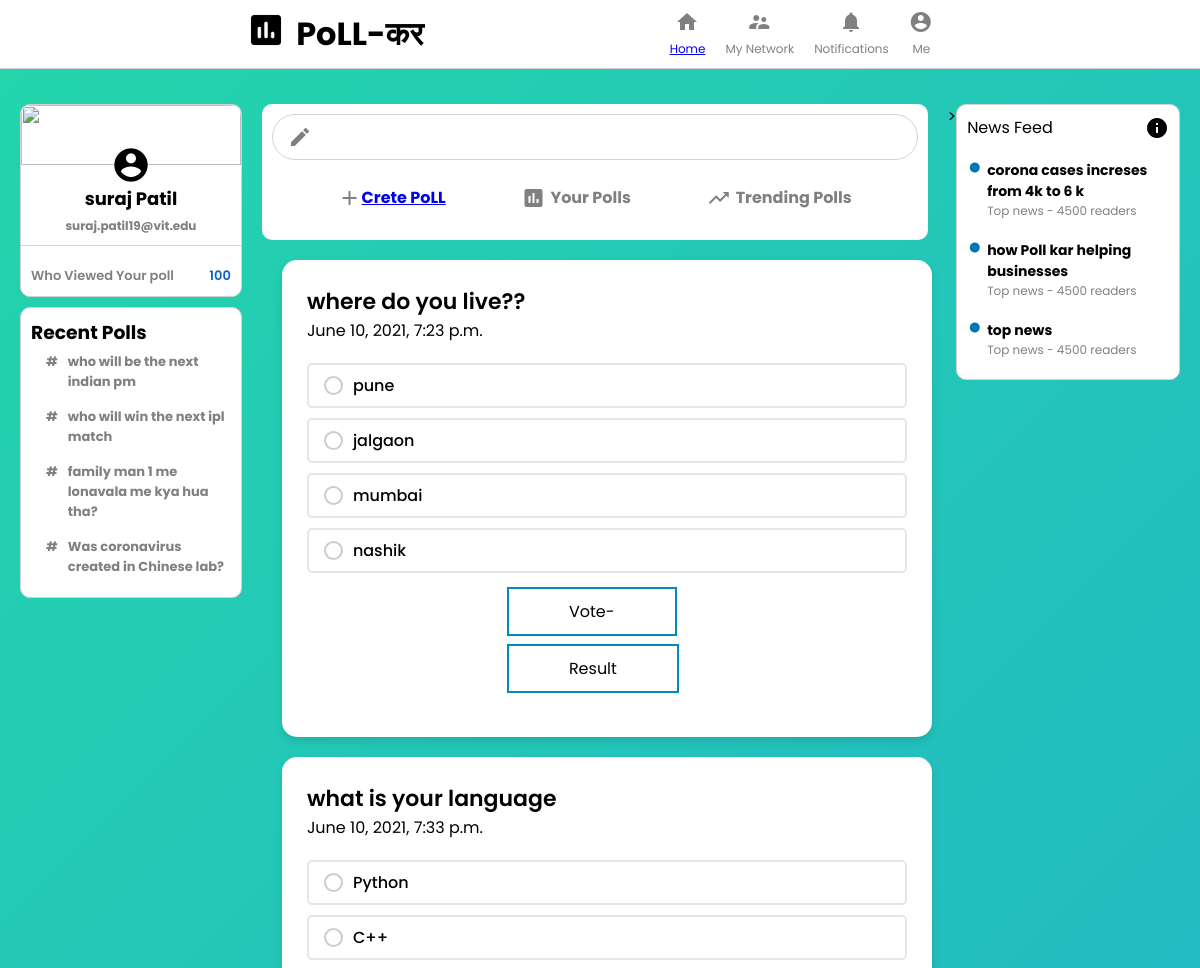
The app's page / (upper part), older data.
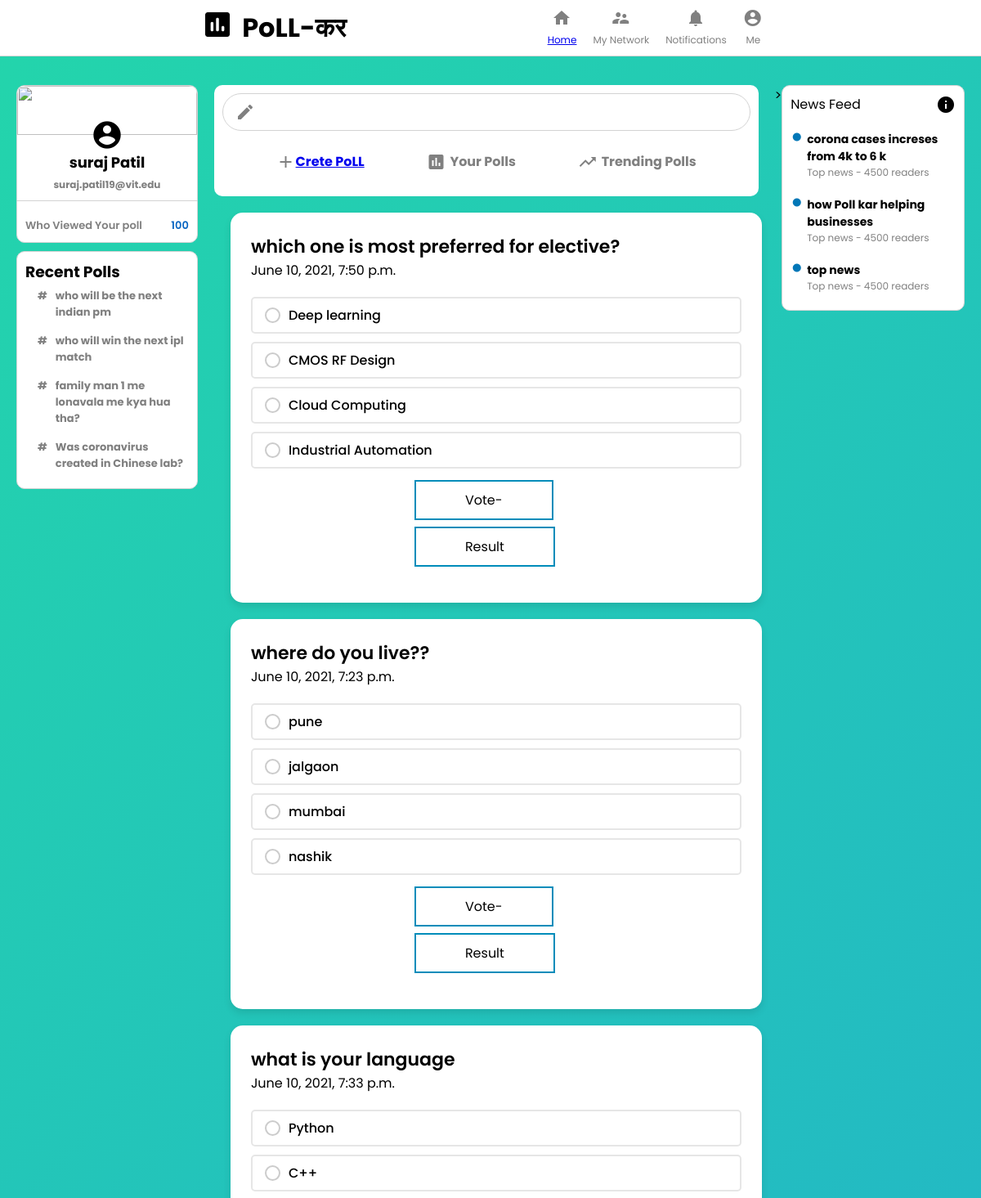
The same page, newer data.
### main/models.py (models this page shows, shortened)
class Poll(models.Model):
    question = models.TextField()
    datetime = models.DateTimeField(auto_now=True)
    option_one = models.CharField(max_length=56)
    option_two = models.CharField(max_length=56)
    option_three = models.CharField(max_length=56)
    option_four = models.CharField(max_length=56)
    option_one_count = models.IntegerField(default=0)
    option_two_count = models.IntegerField(default=0)
    option_three_count = models.IntegerField(default=0)
    option_four_count = models.IntegerField(default=0)

### main/views.py (the view)
# urls.py: path('', views.allpolls, name= 'allpolls' ),
def allpolls(request):
    poll = models.Poll.objects.all()
    polls = poll[::-1]
    context = {
        'polls': polls
    }
    return render( request, 'main/index.html', context)

### templates/main/index.html (shortened to what the changed rows need)
{% load static %}
<html lang="en">
<head>
    <link rel="stylesheet" href="{% static 'css/index.css' %}" />
    <link rel="stylesheet" href="{% static 'css/card.css' %}">
</head>
<body>
    <div class="header">
        <div class="header__left">
            <h1>PoLL-कर</h1>
        </div>
    </div>
    <div class="body__main">
        <div class="sidebar">
            <div class="sidebar__top">
                <h2>suraj Patil</h2>
            </div>
        </div>
        <div class="feed">
            {% for poll in polls %}
            <div>
                <div class="wrapper">
                    <header>{{ poll.question }}</header>
                    <span class="text">{{ poll.datetime }}</span>
                    <div class="poll-area">
                        <label for="opt-1" class="opt-1">
                            <div class="row">
                                <div class="column">
                                    <span class="circle"></span>
                                    <span class="text">{{ poll.option_one }}</span>
                                </div>
                            </div>
                        </label>
                        <label for="opt-2" class="opt-2">
                            <div class="row">
                                <div class="column">
                                    <span class="circle"></span>
                                    <span class="text">{{ poll.option_two }}</span>
                                </div>
                            </div>
                        </label>
                        <label for="opt-3" class="opt-3">
                            <div class="row">
                                <div class="column">
                                    <span class="circle"></span>
                                    <span class="text">{{ poll.option_three }}</span>
                                </div>
                            </div>
                        </label>
                        <label for="opt-4" class="opt-4">
                            <div class="row">
                                <div class="column">
                                    <span class="circle"></span>
                                    <span class="text">{{ poll.option_four }}</span>
                                </div>
                            </div>
                        </label>
                        <div style="display: inline-block;">
                            <a href="{% url 'vote' poll.id %}"><button type="button" class="button button2"> Vote- </button></a>
                        </div>
                        <div style="display: inline-block;">
                            <a href="{% url 'result' poll.id %}"><button type="button" class="button button2">Result</button></a>
                        </div>
                    </div>
                </div>
            </div>
            {% endfor %}
        </div>>
        <div class="widgets">
            <div class="widgets__header">
                <h2>News Feed
                </h2>
            </div>
        </div>
    </div>
</body>
</html>

Row changes from the older to the newer data that the page shows:
added Poll: question "which one is most preferred for elective?", datetime "June 10, 2021, 7:50 p.m.", option_one "Deep learning", option_two "CMOS RF Design", option_three "Cloud Computing", option_four "Industrial Automation"
